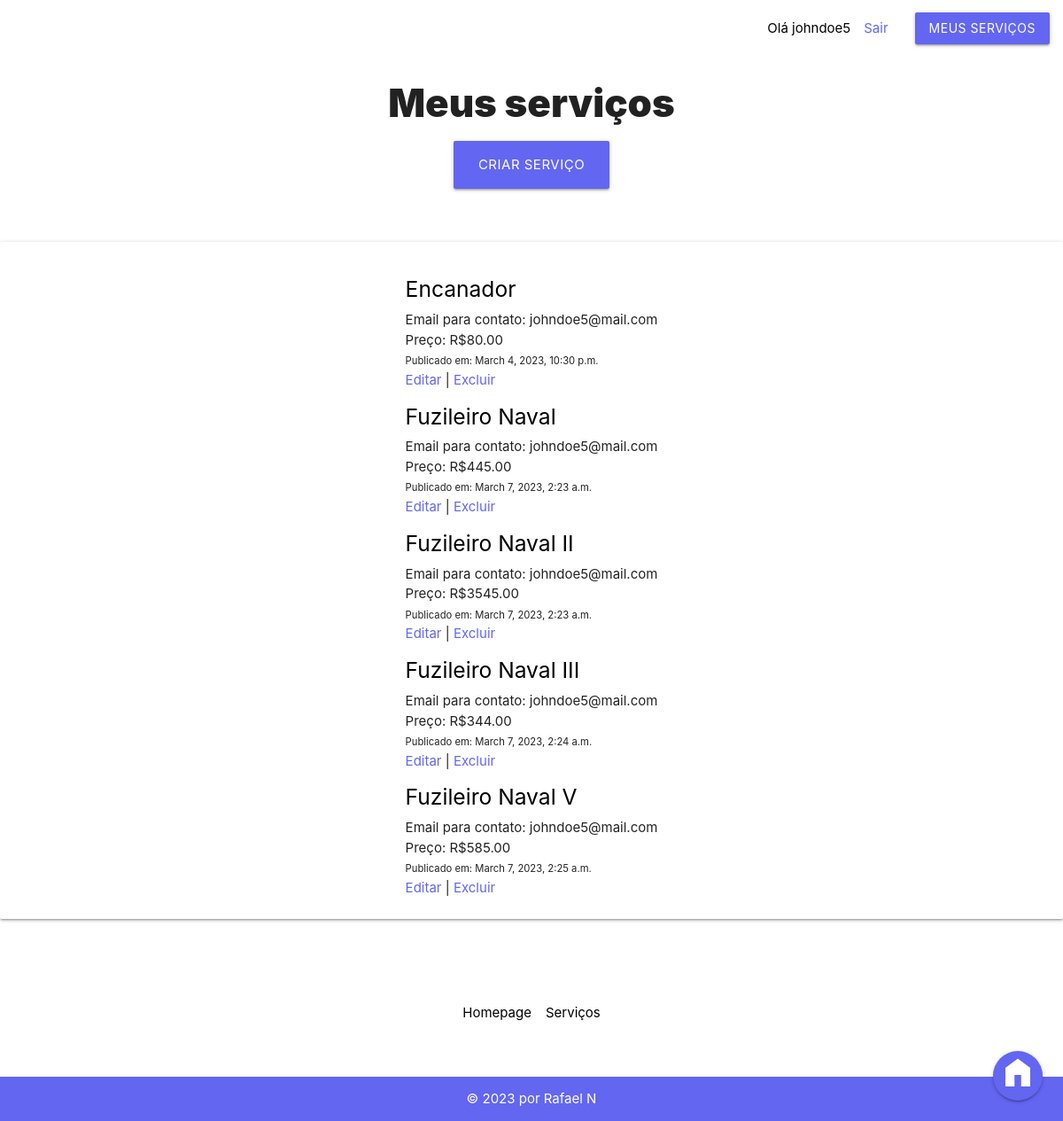
The app's page /servicosapp/servicos/usuario/meus_servicos/ (signed in), older data.
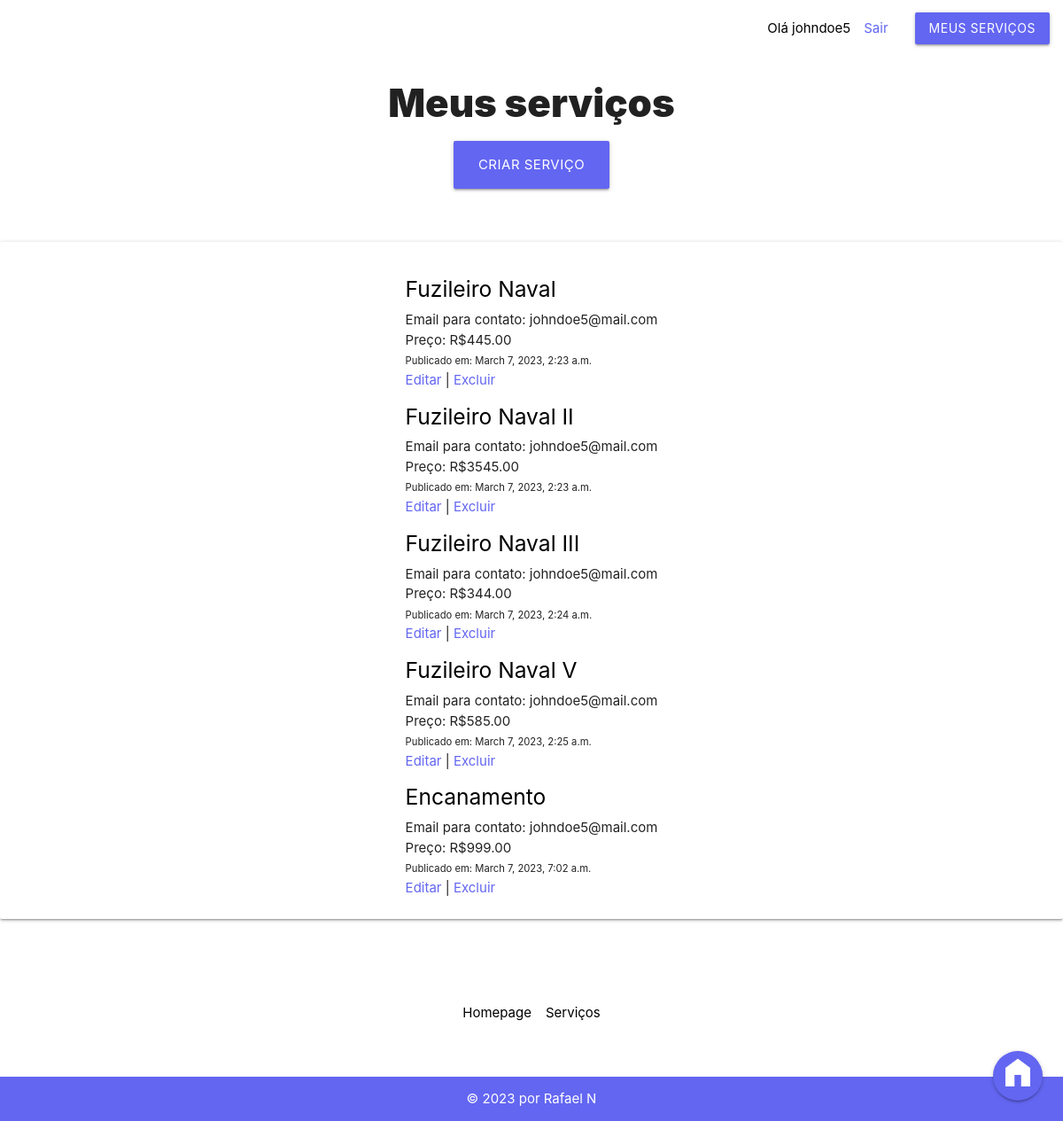
The same page, newer data.
### servicosapp/models.py (models this page shows, shortened)
class Servico(models.Model):
    id_servico = models.AutoField(primary_key=True)
    fk_usuario = models.ForeignKey(auth_user, on_delete=models.DO_NOTHING, null=True)
    fk_categoria = models.ForeignKey(Categoria, on_delete=models.CASCADE, null=True)
    fk_municipio = models.ForeignKey(Municipio, on_delete=models.CASCADE, null=True)
    titulo = models.CharField(max_length=150, null=False)
    descricao = models.CharField(max_length=150, default=None)
    email = models.CharField(max_length=150, null=False)
    telefone_1 = models.CharField(max_length=50, null=True)
    telefone_2 = models.CharField(max_length=50, null=True)
    preco = models.IntegerField(default=0, null=True)
    data_pub = models.DateTimeField("Data de publicação", default=django.utils.timezone.now, null=True)

### servicosapp/views.py (the view)
# urls.py: path('servicos/usuario/meus_servicos/', views.meus_servicos, name='meus_servicos'),
@login_required(login_url="/servicosapp/usuario/entrar")
def meus_servicos(request):
       current_user = request.user
       meus_servicos = Servico.objects.filter(fk_usuario = current_user.id)
       context = {
            'current_user': current_user,
            'meus_servicos': meus_servicos
       }
       return render(request, 'servicosapp/usuario/meus_servicos.html', context)

### servicosapp/templates/servicosapp/usuario/meus_servicos.html
{% extends 'base.html' %}
{% block content %}
<h3>Meus serviços</h3>
<a style="background-color: var(--accent-color); max-width: max-content; text-decoration: none; display: block; margin-left: auto; margin-right: auto;"
    class="link-btn waves-effect waves-light btn-large" href="{% url 'servicosapp:criar_servicos' %}">Criar serviço</a>
<div class="card-panel" style="margin-top: 4em; display: flex; justify-content: center; align-items: center;">
    {% if meus_servicos %}
    <ul>
        {% for meu_servico in meus_servicos %}
        <a id="ancora-servicos" href="{% url 'servicosapp:detalhes_servicos' meu_servico.id_servico %}">
            <h5>{{ meu_servico.titulo }}</h5>
        </a>
        <li>Email para contato: {{ meu_servico.email }}</li>
        <li>Preço: R${{ meu_servico.preco }}.00</li>
        <li><small>Publicado em: {{ meu_servico.data_pub }}</small></li>
        <a href="/servicosapp/servicos/{{ meu_servico.id_servico }}/editar/">Editar</a>
        |
        <a id="excluir-btn" href="/servicosapp/servicos/{{ meu_servico.id_servico }}/excluir/">Excluir</a>
        {% endfor %}
    </ul>
</div>
{% else %}
<p style="text-align: center; margin-top: 4em;">Não há serviços cadastrados!</p>
{% endif %}
{% endblock content %}

Row changes from the older to the newer data that the page shows:
removed Servico: titulo "Encanador", email "johndoe5@mail.com", preco "80", data_pub "March 4, 2023, 10:30 p.m."
added Servico: titulo "Encanamento", email "johndoe5@mail.com", preco "999", data_pub "March 7, 2023, 7:02 a.m."
